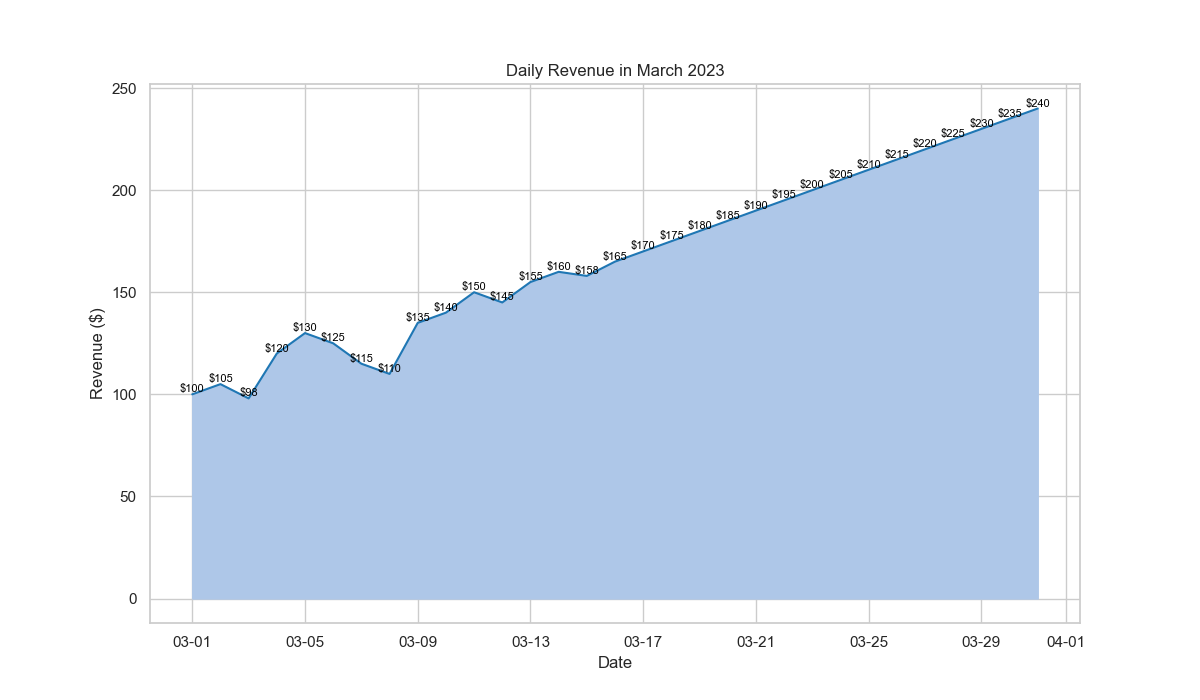

This figure's Python source:

import pandas as pd
import seaborn as sns
import matplotlib.pyplot as plt
from matplotlib.dates import DateFormatter

# Data
data = {
    'Date': pd.date_range(start='2023-03-01', periods=31, freq='D'),
    'Revenue': [100, 105, 98, 120, 130, 125, 115, 110, 135, 140, 150, 145, 155, 160, 158,
                165, 170, 175, 180, 185, 190, 195, 200, 205, 210, 215, 220, 225, 230, 235, 240]
}

df = pd.DataFrame(data)

# Plot
plt.figure(figsize=(12, 7))
sns.set_theme(style="whitegrid")
ax = sns.lineplot(x='Date', y='Revenue', data=df, color='#1f77b4')
ax.fill_between(df['Date'], df['Revenue'], color="#aec7e8")
ax.set(title='Daily Revenue in March 2023', xlabel='Date', ylabel='Revenue ($)')
date_form = DateFormatter("%m-%d")
ax.xaxis.set_major_formatter(date_form)

# Annotation
for index, row in df.iterrows():
    ax.text(row['Date'], row['Revenue'], f'${row["Revenue"]}', 
            ha='center', va='bottom', fontsize=8, color='black')

plt.show()
